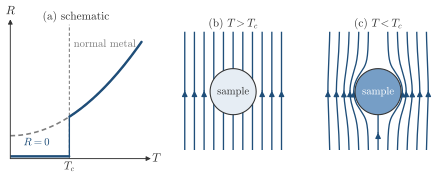

Source code (Python):
"""Session 5, the two signatures of the superconducting state, the resistance and the expulsion of the field."""
import os, sys
sys.path.insert(0, os.path.join(os.path.dirname(os.path.abspath(__file__)), '..'))
import numpy as np
import matplotlib.pyplot as plt
from matplotlib.patches import Circle
import style

fig, axs = plt.subplots(1, 3, figsize=(style.WIDTH_CM * style.CM, 4.6 * style.CM),
                        gridspec_kw=dict(width_ratios=[1.15, 1, 1]))

# (a) the resistance, a metal that keeps a residual value and a superconductor that drops to zero at Tc
ax = axs[0]
style.arrows(ax, xlabel=r'$T$', ylabel=r'$R$')
Tc = 0.45
T = np.linspace(0, 1, 300)
Rn = 0.18 + 0.82 * T**2
ax.plot(T, Rn, color=style.MUTED, lw=1.2, ls=(0, (3, 2)))
Rs = np.where(T < Tc, 0.0, Rn)
ax.plot(T[T >= Tc], Rs[T >= Tc], color=style.ACCENT)
ax.plot(T[T < Tc], Rs[T < Tc], color=style.ACCENT)
ax.plot([Tc, Tc], [0, Rn[np.argmin(abs(T - Tc))]], color=style.ACCENT, lw=1.0)
style.guide(ax, x=Tc, color=style.MUTED, lw=0.8, ls=(0, (3, 2)))
style.label(ax, Tc, -0.09, r'$T_c$', fontsize=8.5)
style.label(ax, 0.72, 0.98, 'normal metal', color=style.MUTED, fontsize=8)
style.label(ax, 0.2, 0.12, r'$R=0$', color=style.ACCENT, fontsize=8)
style.label(ax, 0.5, 1.22, '(a) schematic', fontsize=8.5)
ax.set_xlim(0, 1.05); ax.set_ylim(-0.02, 1.15)

# (b), (c) a perfect diamagnet in a field along z: B_r = B0 cos(th)(1 - a^3/r^3), B_th = -B0 sin(th)(1 + a^3/2r^3), B=0 inside
def field(x, z, a, sc):
    r = np.hypot(x, z)
    th = np.arctan2(abs(x), z)
    sgn = np.where(x >= 0, 1.0, -1.0)
    if sc:
        Br = np.cos(th) * (1 - a**3 / r**3)
        Bt = -np.sin(th) * (1 + a**3 / (2 * r**3))
    else:
        Br, Bt = np.cos(th), -np.sin(th)
    Bx = (Br * np.sin(th) + Bt * np.cos(th)) * sgn
    Bz = Br * np.cos(th) - Bt * np.sin(th)
    if sc:
        inside = r < a
        Bx = np.where(inside, np.nan, Bx); Bz = np.where(inside, np.nan, Bz)
    return Bx, Bz

a = 1.0
g = np.linspace(-2.6, 2.6, 400)
X, Z = np.meshgrid(g, g)
for ax, sc, title in ((axs[1], False, r'(b) $T>T_c$'), (axs[2], True, r'(c) $T<T_c$')):
    Bx, Bz = field(X, Z, a, sc)
    if sc:
        # the field must vanish inside and be tangent on the surface
        r = np.hypot(X, Z); ring = (abs(r - a) < 0.01)
        Br_surf = (Bx * X + Bz * Z) / r
        assert np.nanmax(abs(Br_surf[ring])) < 0.04
    start = np.array([[x, -2.55] for x in np.linspace(-2.1, 2.1, 11)])
    ax.streamplot(X, Z, np.nan_to_num(Bx), np.nan_to_num(Bz), start_points=start, color=style.ACCENT, linewidth=1.0,
                  arrowsize=0.8, density=10, integration_direction='forward', broken_streamlines=False)
    ax.add_patch(Circle((0, 0), a, fc='#e6edf4' if not sc else style.LIGHT, ec=style.INK, lw=0.8, alpha=1.0, zorder=3))
    style.label(ax, 0, 0, 'sample', fontsize=8, zorder=4, color=style.INK if not sc else 'white')
    ax.set_xlim(-2.6, 2.6); ax.set_ylim(-2.6, 2.6); ax.set_aspect('equal'); ax.axis('off')
    style.label(ax, 0, 2.95, title, fontsize=8.5)
style.save(fig, __file__)
